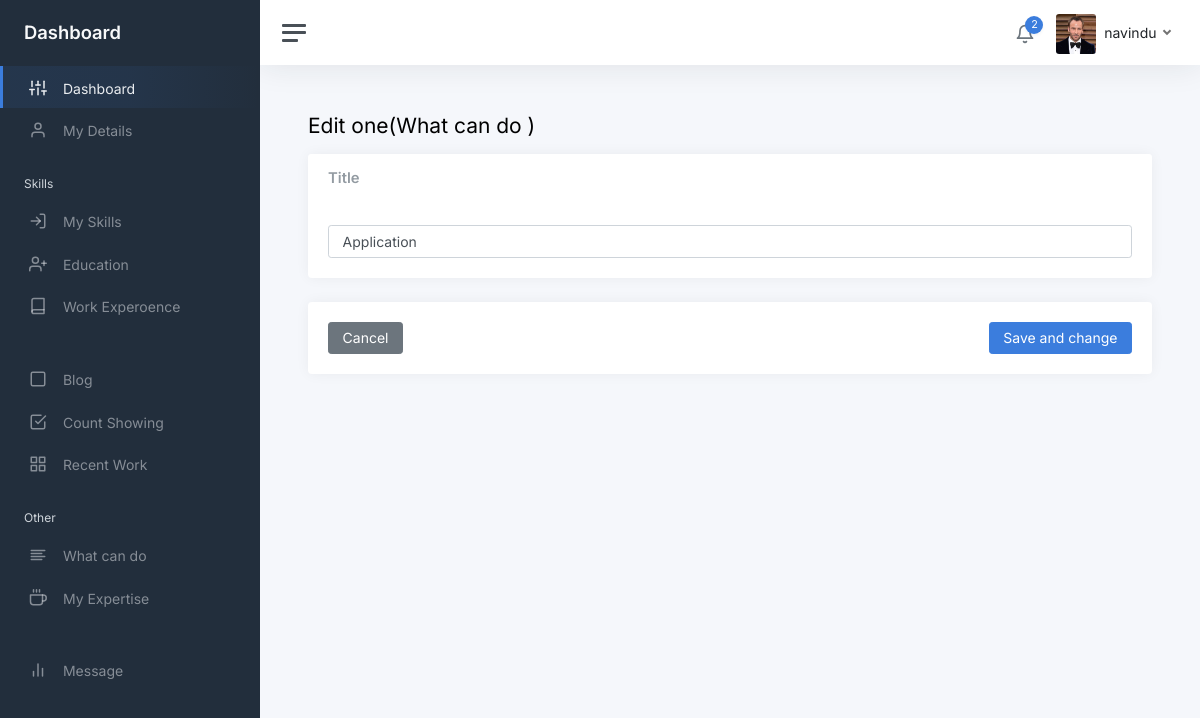
The app's page /admin2/static/editcando.php?id=1 with its own data.
### tables this page shows
CREATE TABLE `Detila` (
  `Id` int(11) NOT NULL,
  `Name` text DEFAULT NULL,
  `Role` text DEFAULT NULL,
  `AboutMe` text DEFAULT NULL,
  `Country` text DEFAULT NULL,
  `Profile_Pic` text DEFAULT NULL,
  `Bg_picture1` text DEFAULT NULL,
  `Bg_picture2` text DEFAULT NULL,
  `Skill_desc` text DEFAULT NULL,
  `email` varchar(255) DEFAULT NULL,
  `address` varchar(255) DEFAULT NULL,
  `telephone` varchar(20) DEFAULT NULL,
  `Cv` text DEFAULT NULL,
  `hirebanner` int(11) DEFAULT NULL
);

CREATE TABLE `CreateProduct` (
  `Id` int(11) NOT NULL,
  `Name` text DEFAULT NULL
);

### admin2/static/editcando.php (the view, shortened to what this page needs)
<?php
            require_once '../../connection.php';
            require_once './header.php';
            $id = $_GET['id'];
?>
<link rel="stylesheet" href="css/mydetails.css">
            <main class="content">
				<div class="container-fluid p-0">
                <form action="php/edit/cando.php" method="post" enctype="multipart/form-data">
					<div class="mb-3">
						<h1 class="h3 d-inline align-middle">Edit one(What can do )</h1>
					</div>
                    <?php
                            $sql1 = "SELECT * FROM CreateProduct WHERE Id ='$id'";
                            $result1 = $conn->query($sql1);
                            while($row1= $result1->fetch_assoc()) {
                    ?>
					<div class="row">
						<div class="col-12">
							<div class="card">
								<div class="card-header">
									<h5 class="card-title mb-0">Title</h5>
								</div>
								<div class="card-body">
									<input type="text" class="form-control" name="Name" placeholder="Enter  Title" value="<?php echo $row1['Name'] ?>">
								</div>
							</div>
						</div>
					</div>
                    <?php } ?>
                        <div class="card">
                            <div class="card-body">
                                <div class="finishbtn">
                                        <button class="btn btn-secondary" type="button" onclick="goBack()">Cancel</button>
                                        <button class="btn btn-primary" type="submit">Save and change</button>
                                </div>
                            </div>
                        </div>
                </form>
				</div>
			</main>
		</div>
	</div>
</body>
</html>

### admin2/static/header.php (shortened to what this page needs)
<!DOCTYPE html>
<html lang="en">
<head>
	<link href="css/app.css" rel="stylesheet">
</head>
<body>
	<div class="wrapper">
		<nav id="sidebar" class="sidebar js-sidebar">
			<div class="sidebar-content js-simplebar">
				<a class="sidebar-brand" href="index.html">
                    <span class="align-middle">Dashboard</span>
                </a>
				<ul class="sidebar-nav">
					<li class="sidebar-item active">
						<a class="sidebar-link" href="./index.php">
                        <i class="align-middle" data-feather="sliders"></i> <span class="align-middle">Dashboard</span>
                        </a>
					</li>
					<li class="sidebar-item">
						<a class="sidebar-link" href="./mydetails.php">
                        <i class="align-middle" data-feather="user"></i> <span class="align-middle">My Details</span>
                        </a>
					</li>
                    <li class="sidebar-header">
						Skills
					</li>
					<li class="sidebar-item">
						<a class="sidebar-link" href="./skills.php">
                        <i class="align-middle" data-feather="log-in"></i> <span class="align-middle">My Skills</span>
                        </a>
					</li>
					<li class="sidebar-item">
                            <a class="sidebar-link" href="education.php">
                            <i class="align-middle" data-feather="user-plus"></i> <span class="align-middle">Education</span>
                            </a>
					</li>
					<li class="sidebar-item">
						<a class="sidebar-link" href="workexperience.php">
                        <i class="align-middle" data-feather="book"></i> <span class="align-middle">Work Experoence</span>
                        </a>
					</li>
					<li class="sidebar-header">
					</li>
					<li class="sidebar-item">
						<a class="sidebar-link" href="blog.php">
                        <i class="align-middle" data-feather="square"></i> <span class="align-middle">Blog</span>
                        </a>
					</li>
					<li class="sidebar-item ">
						<a class="sidebar-link" href="countshow.php">
                        <i class="align-middle" data-feather="check-square"></i> <span class="align-middle">Count Showing</span>
                        </a>
					</li>
					<li class="sidebar-item">
						<a class="sidebar-link" href="recentwork.php">
                        <i class="align-middle" data-feather="grid"></i> <span class="align-middle">Recent Work</span>
                        </a>
					</li>
                    <li class="sidebar-header">
						Other
					</li>
					<li class="sidebar-item">
						<a class="sidebar-link" href="cando.php">
                        <i class="align-middle" data-feather="align-left"></i> <span class="align-middle">What can do</span>
                        </a>
					</li>
					<li class="sidebar-item">
						<a class="sidebar-link" href="myexpertise.php">
                        <i class="align-middle" data-feather="coffee"></i> <span class="align-middle">My Expertise</span>
                        </a>
					</li>
                    <li class="sidebar-header">
                    </li>
					<li class="sidebar-item">
						<a class="sidebar-link" href="mymsg.php">
                        <i class="align-middle" data-feather="bar-chart-2"></i> <span class="align-middle">Message</span>
                        </a>
					</li>
				</ul>
			</div>
		</nav>
		<div class="main">
			<nav class="navbar navbar-expand navbar-light navbar-bg">
				<a class="sidebar-toggle js-sidebar-toggle">
                    <i class="hamburger align-self-center"></i>
                </a>
				<div class="navbar-collapse collapse">
					<ul class="navbar-nav navbar-align">
						<li class="nav-item dropdown">
							<a class="nav-icon dropdown-toggle" href="mymsg.php">
								<div class="position-relative">
									<i class="align-middle" data-feather="bell"></i>
									<span class="indicator"><?php require_once 'php/showmsgcount.php'; ?></span>
								</div>
							</a>
						</li>
						<li class="nav-item dropdown">
                            <?php
                                $sql = "SELECT * FROM `Detila`";
                                $result = $conn->query($sql);
                                while ($row = $result->fetch_assoc()) {
                            ?>
							<a class="nav-link dropdown-toggle d-none d-sm-inline-block" href="#" data-bs-toggle="dropdown">
                                <img src="../../Assets/profile/<?php echo  $row['Profile_Pic'];?>" class="avatar img-fluid rounded me-1" alt="Charles Hall" /> <span class="text-dark"><?php echo  $row['Name'];?></span>
                            </a>
                            <?php } ?>
						</li>
					</ul>
				</div>
			</nav>

### admin2/static/css/mydetails.css (style rules this page uses)
.finishbtn { display: flex; justify-content: space-between !important; }

### records on screen
detila: Profile_Pic (picture), Name "navindu"
createproduct: Name "Application"

### other values on screen
$rowCount "2"
